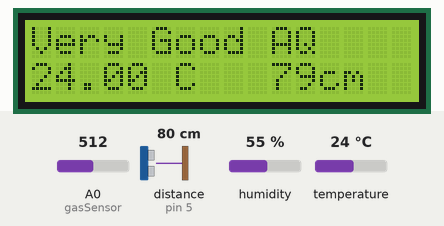
Simulated run of this program. Board: Arduino Uno, built with avr-gcc and run on an emulated ATmega328P. Shown: 16×2 character LCD. Wiring (inferred from the names in the program): ultrasonic range finder: trigger pin 4; echo pin 5. The inputs (shaded band) are chosen by the test bench; at power-on: A0 (gasSensor) = 512, distance to the obstacle (sensor on pin 5) 80 cm, humidity 55 %, temperature 24 °C. The echo pulse lasts 58.3 µs per cm; what the program prints to the serial monitor is not drawn.

Above: at 2.7 s.
2.8 s: A0 (gasSensor) set to 592
5.8 s: A0 (gasSensor) set to 619
At 7.3 s:
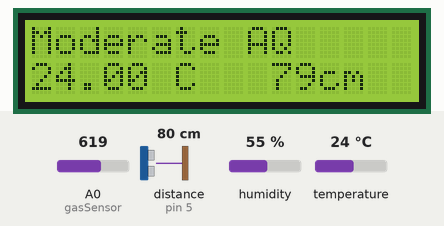
8.8 s: A0 (gasSensor) set to 888
11.8 s: A0 (gasSensor) set to 909
At 13.2 s:
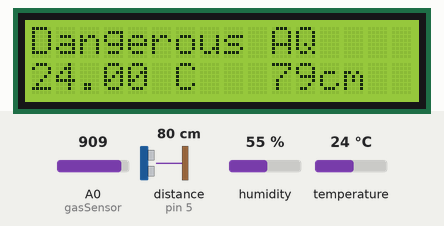
14.8 s: distance to the obstacle (sensor on pin 5) set to 2 cm
At 17.7 s:
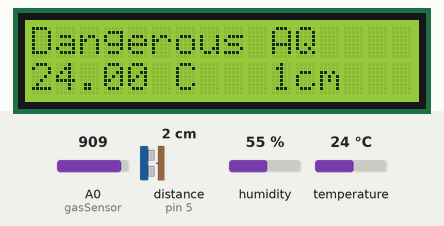
18.0 s: humidity set to 22 %
At 21.0 s:
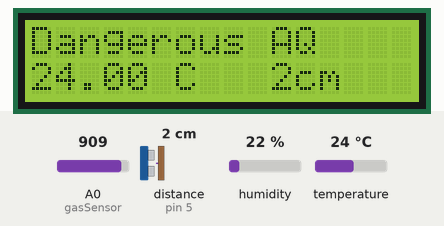
Timing chart, 0 to 22.5 s (numbered marks = the images above; inputs shaded):
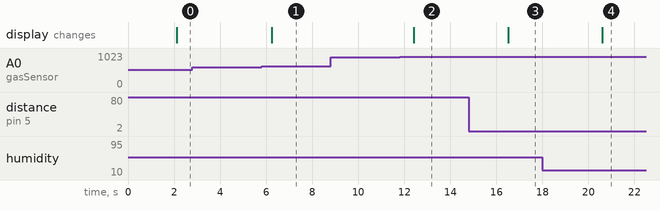

Measured:
- the behaviour switches between 600 and 601 on A0 (gasSensor) (found by bisection; images 0 and 1)
- the behaviour switches between 900 and 901 on A0 (gasSensor) (found by bisection; images 1 and 2)
- after the input at 2.8 s, every drawn part: stays the same
- after the input at 5.8 s, the display: changes after 0.43 s (image 1)
- after the input at 8.8 s, every drawn part: stays the same
- after the input at 11.8 s, the display: changes after 0.60 s (image 2)
- after the input at 14.8 s, the display: changes after 1.7 s (image 3)
- after the input at 18.0 s, the display: changes after 2.6 s (image 4)

The program:

main.cpp
```cpp
#include <Arduino.h>
#include <LiquidCrystal_I2C.h>
#include <Wire.h>
#include <DHT.h>

const int trigPin = 4;
const int echoPin = 5;
long duration;
int distance;
int gasSensor = A0;
int gasValue;

LiquidCrystal_I2C lcd(0x27, 16, 2);
DHT dht(7, DHT11);

void setup() {
  Serial.begin(9600);
  pinMode(trigPin, OUTPUT);
  pinMode(echoPin, INPUT);
  lcd.init();
  lcd.backlight();
  lcd.setCursor(0, 0);
  dht.begin();
}

void loop() {
  delay(2000);

  // DIST SENSOR

  digitalWrite(trigPin, LOW);
  delayMicroseconds(2);
  digitalWrite(trigPin, HIGH);
  delayMicroseconds(10);
  digitalWrite(trigPin, LOW);

  duration = pulseIn(echoPin, HIGH);
  distance = duration *0.0343 / 2;

  lcd.clear();
  lcd.setCursor(10,1);
  lcd.print(distance);
  lcd.print("cm");

  // GAS SENSOR

  gasValue = analogRead(gasSensor);
  lcd.setCursor(0, 0);

  if (gasValue <= 600) {
    lcd.print("Very Good AQ");
  } else if (gasValue <= 900) {
    lcd.print("Moderate AQ");
  } else if (gasValue <= 1023) {
    lcd.print("Dangerous AQ");
  } else {
    lcd.print("Please Wait for data to load.");
  }

  // DHT SENSOR

  float t = dht.readTemperature();

  lcd.setCursor(0, 1);
  lcd.print(t);
  lcd.print(" C");

  Serial.println(t);
  Serial.println(distance);
  Serial.println(gasValue);
}
```
